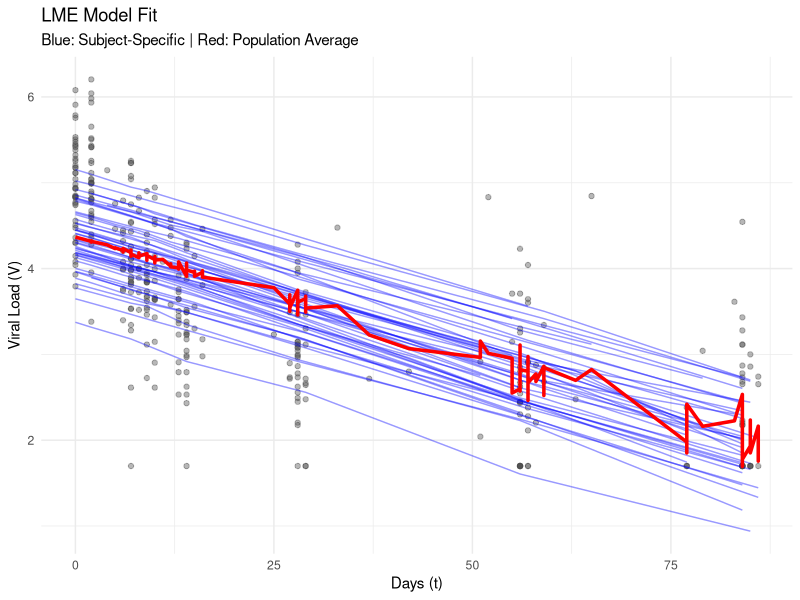
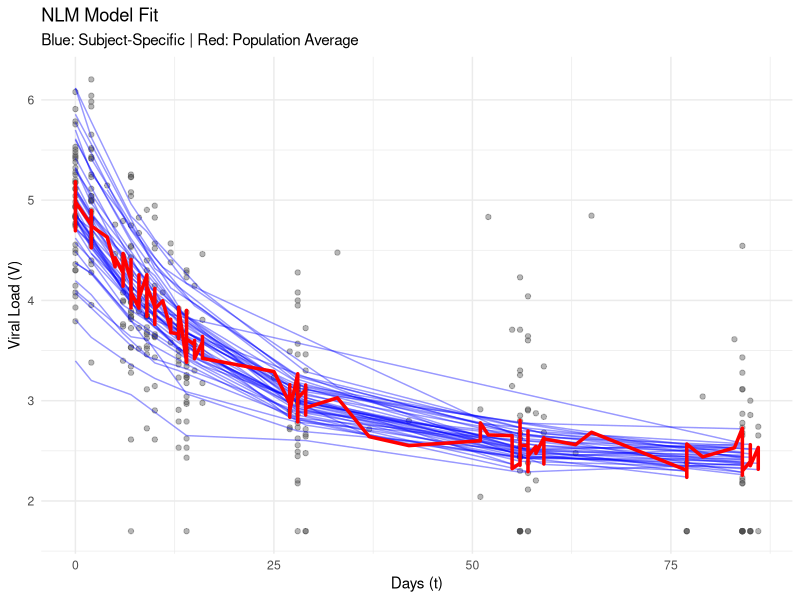
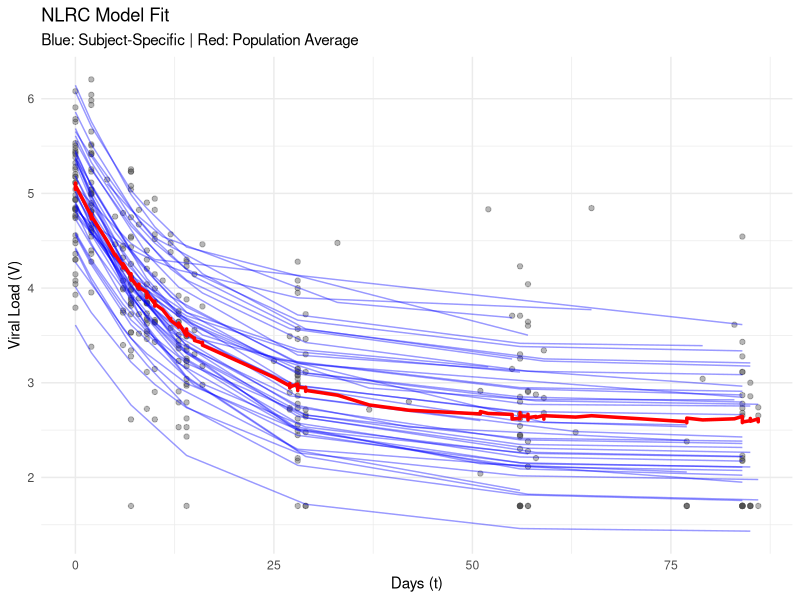
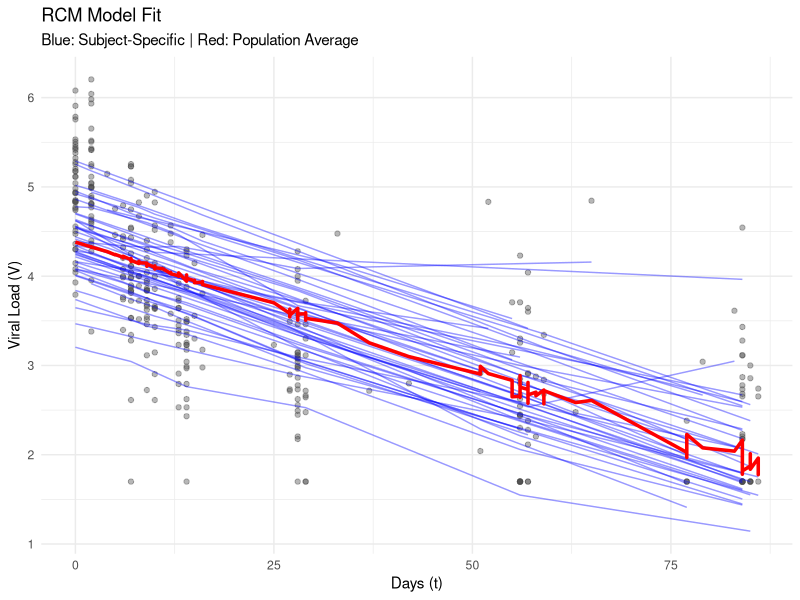

Generate these figures, in order, with R:
library(nlme)
library(ggplot2)
data <- read.table("ACTG315.dat", header=TRUE)
colnames(data) <- c("No1", "No2", "patid", "t", "V", "CD4")
set.seed(123)
#only include first 3 months
data_sub <- subset(data, t <= 90)

#Linear mixed effect model
model_lme <- lme(V ~ t + t:CD4, 
               random = ~ 1 | patid, 
               data = data_sub, 
               method = "ML")
summary(model_lme) #AIC = 729.20

#Random coefficient mixed effect model
model_rcm <- lme(V ~ t + t:CD4, 
               random = ~ t + t:CD4 | patid, 
               data = data_sub, 
               method = "ML",
               control = lmeControl(opt = "optim"))
summary(model_rcm) #AIC = 727.63


#Nonlinear mixed effect
model_nlm <- nlme(V ~ b1*exp(-b2*t) + b3*exp(-b4*CD4),
                data = data_sub,
                fixed = b1 + b2 + b3 + b4 ~ 1,
                random = b1 ~ 1 | patid,
                start = c(b1=2.5, b2=0.05, b3=2.5, b4=0.001))
summary(model_nlm) #AIC = 602.04

#Nonlinear random coefficient mixed effect model --look at initial start values
model_nlrc <- nlme(V ~ b1*exp(-b2*t) + b3*exp(-b4*CD4),
                data = data_sub,
                fixed = b1 + b2 + b3 + b4 ~ 1,
                random = b1 + b3 ~ 1 | patid,
                start = c(b1=2.5, b2=0.05, b3=2.5, b4=0.001))
summary(model_nlrc) #AIC = 494.95

#Compare AIC values
aic_values <- AIC(model_lme, model_rcm, model_nlm, model_nlrc)
print(aic_values) #NLRC with clear lowest AIC

##Model Visualizations##

#Predictions for LME
#Level 1 = Subject-Specific -- blue line
#Level 0 = Population Average -- red line
data_sub$pred_indiv_lme <- predict(model_lme, level = 1)
data_sub$pred_pop_lme   <- predict(model_lme, level = 0)
#Plot LME
lme_plot <- ggplot(data_sub, aes(x = t, y = V, group = patid)) +
  # Raw data points
  geom_point(alpha = 0.4, color = "grey30") + 
  #Subject-specific predictions (Individualized fit)
  geom_line(aes(y = pred_indiv_lme), color = "blue", alpha = 0.4) +
  #Population-level prediction (The true average of your model)
  geom_line(aes(y = pred_pop_lme, group = NULL), color = "red", linewidth = 1.2) +
  theme_minimal() +
  labs(
    title = "LME Model Fit", 
    subtitle = "Blue: Subject-Specific | Red: Population Average",
    y = "Viral Load (V)", 
    x = "Days (t)"
  )

#Predictions for RCM
data_sub$pred_indiv_rcm <- predict(model_rcm, level = 1)
data_sub$pred_pop_rcm   <- predict(model_rcm, level = 0)

#RCM plot
rcm_plot <- ggplot(data_sub, aes(x = t, y = V, group = patid)) +
  #Raw data points
  geom_point(alpha = 0.4, color = "grey30") + 
  #Subject-specific predictions
  geom_line(aes(y = pred_indiv_rcm), color = "blue", alpha = 0.4) +
  #Population-level prediction
  geom_line(aes(y = pred_pop_rcm, group = NULL), color = "red", linewidth = 1.2) +
  theme_minimal() +
  labs(
    title = "RCM Model Fit", 
    subtitle = "Blue: Subject-Specific | Red: Population Average",
    y = "Viral Load (V)", 
    x = "Days (t)"
  )

#Predictions for NLM
data_sub$pred_indiv_nlm <- predict(model_nlm, level = 1)
data_sub$pred_pop_nlm   <- predict(model_nlm, level = 0)

#NLM plot
nlm_plot <- ggplot(data_sub, aes(x = t, y = V, group = patid)) +
  # Raw data points
  geom_point(alpha = 0.4, color = "grey30") + 
  # Subject-specific predictions
  geom_line(aes(y = pred_indiv_nlm), color = "blue", alpha = 0.4) +
  # Population-level prediction
  geom_line(aes(y = pred_pop_nlm, group = NULL), color = "red", linewidth = 1.2) +
  theme_minimal() +
  labs(
    title = "NLM Model Fit", 
    subtitle = "Blue: Subject-Specific | Red: Population Average",
    y = "Viral Load (V)", 
    x = "Days (t)"
  )

#Predictions for NLRC
data_sub$pred_indiv_nlrc <- predict(model_nlrc, level = 1)
data_sub$pred_pop_nlrc   <- predict(model_nlrc, level = 0)

#NLRC plot
nlrc_plot <- ggplot(data_sub, aes(x = t, y = V, group = patid)) +
  # Raw data points
  geom_point(alpha = 0.4, color = "grey30") + 
  # Subject-specific predictions
  geom_line(aes(y = pred_indiv_nlrc), color = "blue", alpha = 0.4) +
  # Population-level prediction
  geom_line(aes(y = pred_pop_nlrc, group = NULL), color = "red", linewidth = 1.2) +
  theme_minimal() +
  labs(
    title = "NLRC Model Fit", 
    subtitle = "Blue: Subject-Specific | Red: Population Average",
    y = "Viral Load (V)", 
    x = "Days (t)"
  )


# Initialize a list of models
model_list <- list("LME" = model_lme, "RCM" = model_rcm, "NLM" = model_nlm, 
                   "NLRC" = model_nlrc)

# Define the parameter names as they should appear in the table
param_names <- c("Beta 1", "Beta 2", "Beta 3", "Beta 4", "Sigma^2", "AIC")

# Create an empty matrix to store results
results_matrix <- matrix(NA, nrow = length(param_names), ncol = 4)
colnames(results_matrix) <- c("LME", "RCM", "NLM", "NLRC")
rownames(results_matrix) <- param_names

# Loop through models and manually extract values
for (i in 1:length(model_list)) {
  mod <- model_list[[i]]
  f_eff <- fixef(mod)
  
  # Fill Fixed Effects
  results_matrix[1, i] <- round(f_eff[1], 4) # Beta 1
  results_matrix[2, i] <- round(f_eff[2], 4) # Beta 2
  results_matrix[3, i] <- round(f_eff[3], 4) # Beta 3
  
  # Models C and D have a 4th beta
  if (length(f_eff) >= 4) {
    results_matrix[4, i] <- round(f_eff[4], 4)
  }
  
  # Extract Sigma^2 (Residual Variance)
  results_matrix[5, i] <- round(mod$sigma^2, 4)
  
  # Extract AIC
  results_matrix[6, i] <- round(AIC(mod), 2)
}

flipped_matrix <- t(results_matrix)

# Convert to data frame for easier handling
final_table_flipped <- as.data.frame(flipped_matrix)

##Extract subject-specific predictions##
for (m_name in names(model_list)) {
  mod <- model_list[[m_name]]
  
  cat("\n--- Subject-Specific Predictions for Model", m_name, "---\n")
  
  # Obtain predicted values (V-hat_ij) for each observation
  # these use the individual-level coefficients
  subject_predictions <- predict(mod, level = 1)
  
  # Combine with original data for a clear output
  output_data <- data.frame(
    patid = data_sub$patid,
    Time  = data_sub$t,
    Observed_V = data_sub$V,
    Predicted_V = subject_predictions
  )
  
  print(head(output_data))
}

#Combines all results into one data frame
all_results <- data.frame(
  Observed = data_sub$V,
  Pred_LME   = predict(model_lme, level = 1),
  Pred_RCM   = predict(model_rcm, level = 1),
  Pred_NLM   = predict(model_nlm, level = 1),
  Pred_NLRC   = predict(model_nlrc, level = 1)
)

#Absolute error of each model
all_results$Error_LME <- abs(all_results$Observed - all_results$Pred_LME)
all_results$Error_RCM <- abs(all_results$Observed - all_results$Pred_RCM)
all_results$Error_NLM <- abs(all_results$Observed - all_results$Pred_NLM)
all_results$Error_NLRC <- abs(all_results$Observed - all_results$Pred_NLRC)

#Identify which models have the smallest errors
error_cols <- all_results[, c("Error_LME", "Error_RCM", "Error_NLM", "Error_NLRC")]
all_results$Best_Model_Index <- apply(error_cols, 1, which.min)

#Index model names
model_names <- c("Model LME", "Model RCM", "Model NLM", "Model NLRC")
all_results$Best_Model_Name <- model_names[all_results$Best_Model_Index]

#Prediction counts based on smallest errors
prediction_counts <- table(all_results$Best_Model_Name)
print(prediction_counts)

#Percentages from the prediction counts
prediction_percentages <- prop.table(prediction_counts) * 100
print(prediction_percentages)

#Obtain beta coefficients for each patient
fixef_summary <- list(
  LME  = fixef(model_lme),
  RCM  = fixef(model_rcm),
  NLM  = fixef(model_nlm),
  NLRC = fixef(model_nlrc)
)

fixef_summary

#Extract BLUPs for Linear Mixed Model
mu_lme <- ranef(model_lme)
head(mu_lme)

# Extract BLUPs for the Random Coefficient Model
mu_rcm <- ranef(model_rcm)
head(mu_rcm)

# Extract BLUPs for the Nonlinear Mixed Model
mu_nlm <- ranef(model_nlm)
head(mu_nlm)

# Extract BLUPs for the Nonlinear Random Coefficient Model
mu_nlrc <- ranef(model_nlrc)
head(mu_nlrc)

#Obtain beta_i for each model
beta_i_lme  <- coef(model_lme)
beta_i_rcm  <- coef(model_rcm)
beta_i_nlm  <- coef(model_nlm)
beta_i_nlrc <- coef(model_nlrc)

#View results for beta_i for each model
head(beta_i_lme)
head(beta_i_rcm)
head(beta_i_nlm)
head(beta_i_nlrc)
